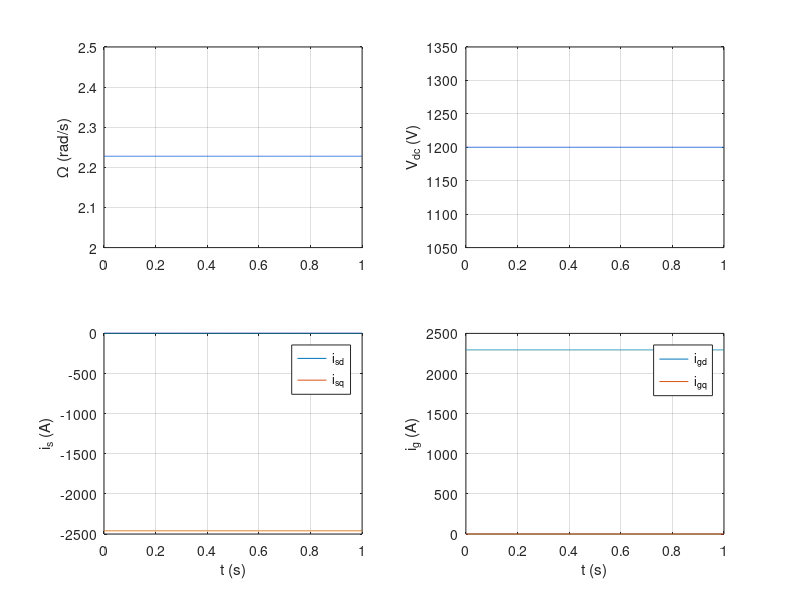

MATLAB code to generate this figure:
%% Step 3: Complete chain: turbine + PMSG + DC link + L filter + grid (average converter model)
% Test: equilibrium at v = 11 m/s computed analytically, then simulated with constant
% converter voltages: the states must stay constant and the power flow must balance.
clear; clc; close all

%% Parameters
rho = 1.225;  R = 40;  J = 2.8e6;  B = 1e3;  lopt = 8.1;
p = 26;  Rs = 0.78e-3;  Ls = 1.57e-3;  psi = 9.18;
C = 20e-3;  Vdc0 = 1200;
Vgm = 690*sqrt(2/3);  wg = 2*pi*50;  Lf = 0.15e-3;  Rf = 2e-3;
v = 11;                                        % wind speed [m/s]

%% Turbine torque
cp = @(l) 0.5176*(116./(1./(1./l - 0.035)) - 5).*exp(-21./(1./(1./l - 0.035))) + 0.0068*l;
Tw = @(W) 0.5*rho*pi*R^2*cp(W*R/v)*v^3/W;

%% Equilibrium (MPPT speed, isd = 0, unity power factor)
W0  = lopt*v/R;   we = p*W0;
isq0 = -(Tw(W0) - B*W0)/(1.5*p*psi);           % J dW/dt = Tw + Te - B W = 0
vsd0 = -we*Ls*isq0;                            % PMSG voltages (receptor convention)
vsq0 = Rs*isq0 + we*psi;
Pdc0 = -1.5*(vsd0*0 + vsq0*isq0);              % power into the DC link
igd0 = (-Vgm + sqrt(Vgm^2 + 4*Rf*Pdc0/1.5))/(2*Rf);  % Pdc = 1.5 (Vgm igd + Rf igd^2)
vid0 = Vgm + Rf*igd0;  viq0 = wg*Lf*igd0;      % inverter voltages
x = [0; isq0; W0; Vdc0; igd0; 0];
u = [vsd0; vsq0; vid0; viq0];

%% Plant model
f = @(x) [ (u(1) - Rs*x(1) + p*x(3)*Ls*x(2))/Ls;
           (u(2) - Rs*x(2) - p*x(3)*Ls*x(1) - p*x(3)*psi)/Ls;
           (Tw(x(3)) + 1.5*p*psi*x(2) - B*x(3))/J;
           (-1.5*(u(1)*x(1) + u(2)*x(2)) - 1.5*(u(3)*x(5) + u(4)*x(6)))/(C*x(4));
           (u(3) - Rf*x(5) + wg*Lf*x(6) - Vgm)/Lf;
           (u(4) - Rf*x(6) - wg*Lf*x(5))/Lf ];

%% Simulation (RK4)
h = 1e-4;  N = 10000;  X = zeros(6, N+1);  X(:,1) = x;
for k = 1:N
  k1 = f(x); k2 = f(x + h/2*k1); k3 = f(x + h/2*k2); k4 = f(x + h*k3);
  x = x + h/6*(k1 + 2*k2 + 2*k3 + k4);  X(:,k+1) = x;
end
t = (0:N)*h;

%% Power flow at the equilibrium
Pw  = Tw(W0)*W0;   Pb = B*W0^2;   Pcs = 1.5*Rs*isq0^2;
Pg  = 1.5*Vgm*igd0; Pcf = 1.5*Rf*igd0^2;
fprintf('W = %.3f rad/s, isq = %.0f A, igd = %.0f A\n', W0, isq0, igd0);
fprintf('|vs| = %.0f V, |vi| = %.0f V, limit Vdc/sqrt(3) = %.0f V\n', ...
        norm([vsd0 vsq0]), norm([vid0 viq0]), Vdc0/sqrt(3));
fprintf('Pw = %.4f MW -> friction %.1f kW, Cu stator %.1f kW, Cu filter %.1f kW -> Pg = %.4f MW\n', ...
        Pw/1e6, Pb/1e3, Pcs/1e3, Pcf/1e3, Pg/1e6);
fprintf('Balance error Pw - losses - Pg = %.2e W\n', Pw - Pb - Pcs - Pcf - Pg);
fprintf('Max drift after 1 s: W %.1e rad/s, Vdc %.1e V, igd %.1e A\n', ...
        max(abs(X(3,:) - W0)), max(abs(X(4,:) - Vdc0)), max(abs(X(5,:) - igd0)));

%% Figures
figure;
subplot(2,2,1); plot(t, X(3,:)); grid on; ylabel('\Omega (rad/s)');
subplot(2,2,2); plot(t, X(4,:)); grid on; ylabel('V_{dc} (V)');
subplot(2,2,3); plot(t, X(1,:), t, X(2,:)); grid on; ylabel('i_s (A)'); legend('i_{sd}','i_{sq}'); xlabel('t (s)');
subplot(2,2,4); plot(t, X(5,:), t, X(6,:)); grid on; ylabel('i_g (A)'); legend('i_{gd}','i_{gq}'); xlabel('t (s)');
